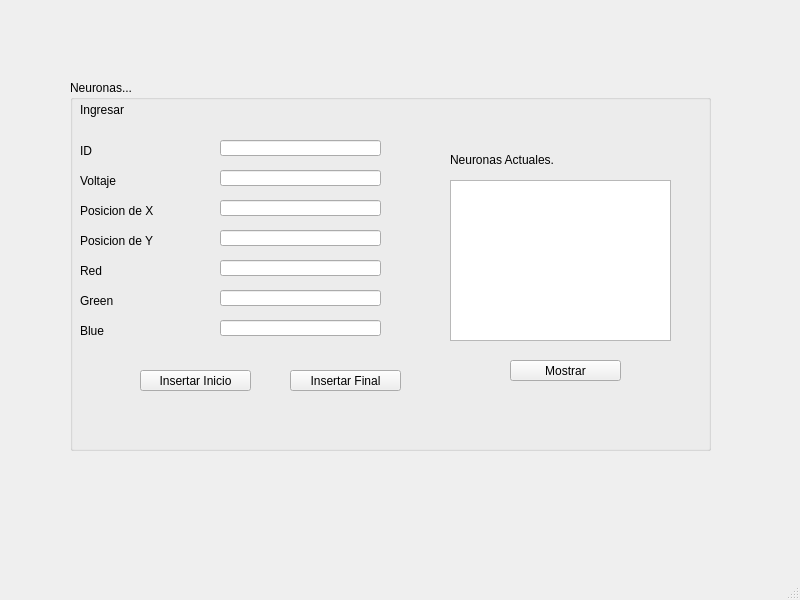
<?xml version="1.0" encoding="UTF-8"?>
<ui version="4.0">
 <class>MainWindow</class>
 <widget class="QMainWindow" name="MainWindow">
  <property name="geometry">
   <rect>
    <x>0</x>
    <y>0</y>
    <width>800</width>
    <height>600</height>
   </rect>
  </property>
  <property name="windowTitle">
   <string>MainWindow</string>
  </property>
  <widget class="QWidget" name="centralwidget">
   <widget class="QGroupBox" name="BoxN">
    <property name="geometry">
     <rect>
      <x>70</x>
      <y>80</y>
      <width>641</width>
      <height>371</height>
     </rect>
    </property>
    <property name="title">
     <string>Neuronas...</string>
    </property>
    <widget class="QPushButton" name="pushButton">
     <property name="geometry">
      <rect>
       <x>70</x>
       <y>290</y>
       <width>111</width>
       <height>21</height>
      </rect>
     </property>
     <property name="text">
      <string>Insertar Inicio</string>
     </property>
    </widget>
    <widget class="QLabel" name="label">
     <property name="geometry">
      <rect>
       <x>10</x>
       <y>20</y>
       <width>251</width>
       <height>20</height>
      </rect>
     </property>
     <property name="text">
      <string>Ingresar </string>
     </property>
    </widget>
    <widget class="QLineEdit" name="datoN">
     <property name="geometry">
      <rect>
       <x>150</x>
       <y>60</y>
       <width>161</width>
       <height>16</height>
      </rect>
     </property>
     <property name="text">
      <string/>
     </property>
    </widget>
    <widget class="QLineEdit" name="datoN_2">
     <property name="geometry">
      <rect>
       <x>150</x>
       <y>90</y>
       <width>161</width>
       <height>16</height>
      </rect>
     </property>
    </widget>
    <widget class="QLineEdit" name="datoN_3">
     <property name="geometry">
      <rect>
       <x>150</x>
       <y>120</y>
       <width>161</width>
       <height>16</height>
      </rect>
     </property>
    </widget>
    <widget class="QLineEdit" name="datoN_4">
     <property name="geometry">
      <rect>
       <x>150</x>
       <y>150</y>
       <width>161</width>
       <height>16</height>
      </rect>
     </property>
    </widget>
    <widget class="QLineEdit" name="datoN_5">
     <property name="geometry">
      <rect>
       <x>150</x>
       <y>180</y>
       <width>161</width>
       <height>16</height>
      </rect>
     </property>
    </widget>
    <widget class="QLineEdit" name="datoN_6">
     <property name="geometry">
      <rect>
       <x>150</x>
       <y>210</y>
       <width>161</width>
       <height>16</height>
      </rect>
     </property>
    </widget>
    <widget class="QLineEdit" name="datoN_7">
     <property name="geometry">
      <rect>
       <x>150</x>
       <y>240</y>
       <width>161</width>
       <height>16</height>
      </rect>
     </property>
    </widget>
    <widget class="QPushButton" name="pushButton_2">
     <property name="geometry">
      <rect>
       <x>220</x>
       <y>290</y>
       <width>111</width>
       <height>21</height>
      </rect>
     </property>
     <property name="text">
      <string>Insertar Final</string>
     </property>
    </widget>
    <widget class="QPushButton" name="pushButton_7">
     <property name="geometry">
      <rect>
       <x>440</x>
       <y>280</y>
       <width>111</width>
       <height>21</height>
      </rect>
     </property>
     <property name="text">
      <string>Mostrar</string>
     </property>
    </widget>
    <widget class="QLabel" name="label_2">
     <property name="geometry">
      <rect>
       <x>380</x>
       <y>70</y>
       <width>251</width>
       <height>20</height>
      </rect>
     </property>
     <property name="text">
      <string>Neuronas Actuales.</string>
     </property>
    </widget>
    <widget class="QLabel" name="label_3">
     <property name="geometry">
      <rect>
       <x>10</x>
       <y>60</y>
       <width>111</width>
       <height>21</height>
      </rect>
     </property>
     <property name="text">
      <string>ID</string>
     </property>
    </widget>
    <widget class="QLabel" name="label_4">
     <property name="geometry">
      <rect>
       <x>10</x>
       <y>90</y>
       <width>111</width>
       <height>21</height>
      </rect>
     </property>
     <property name="text">
      <string>Voltaje</string>
     </property>
    </widget>
    <widget class="QLabel" name="label_5">
     <property name="geometry">
      <rect>
       <x>10</x>
       <y>120</y>
       <width>111</width>
       <height>21</height>
      </rect>
     </property>
     <property name="text">
      <string>Posicion de X</string>
     </property>
    </widget>
    <widget class="QLabel" name="label_6">
     <property name="geometry">
      <rect>
       <x>10</x>
       <y>150</y>
       <width>111</width>
       <height>21</height>
      </rect>
     </property>
     <property name="text">
      <string>Posicion de Y</string>
     </property>
    </widget>
    <widget class="QLabel" name="label_7">
     <property name="geometry">
      <rect>
       <x>10</x>
       <y>180</y>
       <width>111</width>
       <height>21</height>
      </rect>
     </property>
     <property name="text">
      <string>Red</string>
     </property>
    </widget>
    <widget class="QLabel" name="label_8">
     <property name="geometry">
      <rect>
       <x>10</x>
       <y>210</y>
       <width>111</width>
       <height>21</height>
      </rect>
     </property>
     <property name="text">
      <string>Green</string>
     </property>
    </widget>
    <widget class="QLabel" name="label_9">
     <property name="geometry">
      <rect>
       <x>10</x>
       <y>240</y>
       <width>111</width>
       <height>21</height>
      </rect>
     </property>
     <property name="text">
      <string>Blue</string>
     </property>
    </widget>
    <widget class="QPlainTextEdit" name="plainTextEdit">
     <property name="geometry">
      <rect>
       <x>380</x>
       <y>100</y>
       <width>221</width>
       <height>161</height>
      </rect>
     </property>
    </widget>
   </widget>
  </widget>
  <widget class="QMenuBar" name="menubar">
   <property name="geometry">
    <rect>
     <x>0</x>
     <y>0</y>
     <width>800</width>
     <height>22</height>
    </rect>
   </property>
  </widget>
  <widget class="QStatusBar" name="statusbar"/>
 </widget>
 <resources/>
 <connections/>
</ui>
